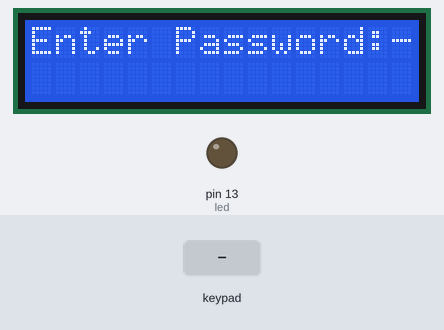
Bench run of a sketch on a simulated Arduino Uno, built with avr-gcc and run on an emulated ATmega328P. Parts: 16×2 character LCD, output pins drawn as LEDs (lit = HIGH). The test bench sets the inputs (shaded band).

Above: at 4.2 s.
4.3 s: keypad keys 2 5 8 0 A pressed 0.583 s apart
At 5.3 s:
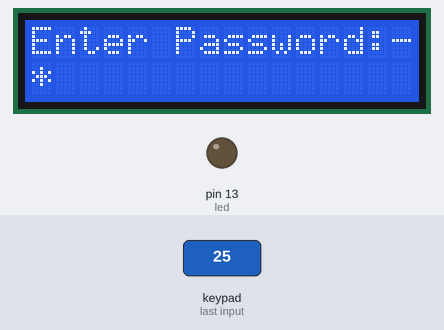
At 10.7 s:
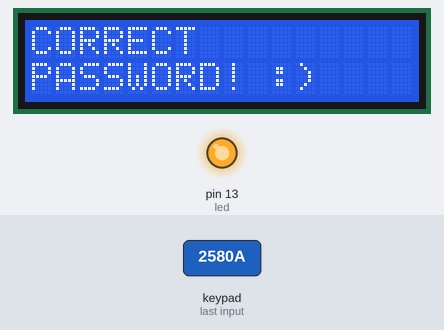
Timing chart, 0 to 21.4 s (numbered marks = the images above; inputs shaded):
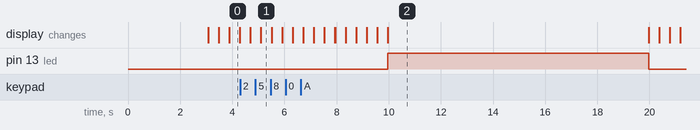

The sketch:

password_protected_lock.ino
```cpp
/*

Code by: www.munphurid.com
M.Hashir

This is a code for password protected digital lock

Hardware:
- Arduino
- 16x2 Character LCD
- 12 Male to female wires
- 1 resistor
- 1 4x4 keypad
- 8 male to male wires

  The circuit:
 * LCD GND pin(pin 1) to GND
 * LCD VCC pin(pin 2) to 5V
 * LCD V0 pin(pin 3) to GND
 * LCD RS pin(pin 4) to digital pin 10
 * LCD R/W pin (pin5) to GND (with resistor if you have BLUE LCD)
 * LCD Enable pin(pin 6) to digital pin 11
 * LCD D4  pin(pin 11) to digital pin A0
 * LCD D5 pin(pin 12) to digital pin A1
 * LCD D6 pin(pin 13) to digital pin A2
 * LCD D7 pin(pin 14) to digital pin A3
 * LCD backlight+ (pin15) to 5V
 *LCD backlight- (pin16) to GND
 * connect all pins of KEYPAD to any of the pins from 0 - 13 and A0 to A5

 */


#define namount 48      //do not edit this line

#include <LiquidCrystal.h>      //library file added
#include <Keypad.h>              //library file added


int RS = 10;      //connect RS of LCD to this pin
int E = 11;        //connect E of LCD to this pin
int D4 = A0;        //connect D4 of LCD to this pin
int D5 = A1;        //connect D5 of LCD to this pin
int D6 = A2;      //connect D6 of LCD to this pin
int D7 = A3;      //connect D7 of LCD to this pin

const byte ROWS = 4; //four rows
const byte COLS = 4; //three columns

char keys[ROWS][COLS] = {
  {'1', '2', '3', 'A'},            //row 1 of keypad
  {'4', '5', '6', 'B'},            //row 2 of keypad
  {'7', '8', '9', 'C'},            //row 3 of keypad
  {'*', '0', '#', 'D'}            //row 4 of keypad
};

byte rowPins[ROWS] = { 2,3,4,5}; //connect to the row pinouts of the keypad -- left most 4 pins
byte colPins[COLS] = { 6,7,8,9 }; //connect to the column pinouts of the keypad  -- right most 4 pins


LiquidCrystal lcd(RS,E,D4,D5,D6,D7);
//rs, e, d4, d5, d6, d7


int setpassword = 2580;        //THIS IS THE CORRECT PASSWORD
int led = 13;                  //we are using pin 13 led to indicate correct password
int password = 0;              //do not edit this line
int gnd =A5;                  //we have made this pin GND
int gnd2 = 12;                //we have made this pin GND

Keypad keypad = Keypad( makeKeymap(keys), rowPins, colPins, ROWS, COLS );
//rs, e, d4, d5, d6, d7
void setup() {
pinMode(led,OUTPUT);              //do not edit this line
pinMode(gnd,OUTPUT);              //do not edit this line
digitalWrite(gnd,LOW);          //do not edit this line
pinMode(gnd2,OUTPUT);      //do not edit this line
digitalWrite(gnd2,LOW);        //do not edit this line

  lcd.begin(16,2);            //16x2 LCD is used

  lcd.print("Welcome! To the");        //Prints this msg first on 1st line
  lcd.setCursor(0, 1);                //move to character 0 on line 1
  lcd.print("Password Machine");        //print this msg
  delay(3000);                        //wait
  lcd.clear();                        //then clear your LCD

}


void loop() {
  char key = keypad.getKey();          //do not edit
  digitalWrite(led, LOW);              //by default, LED remains LOW
  lcd.setCursor(0, 0);                  //move to character 0 on line 0
  lcd.print("Enter Password:- ");          //print this msg
  delay(400);                                //wait
  lcd.clear();                              //then clear lcd


  if ((key >= '0') && (key <= '9')) {
    password = password * 10 + key - namount;
    Serial.println(password);
  }

  if (password > 9999) {            //the lines following this comment run when password entered is of more than 4 digits
    password = 0;
    lcd.clear();
    lcd.setCursor(0, 0);
    lcd.print("Wrong passcode");
    delay(3000);
    lcd.clear();
  }

  lcd.setCursor(0, 1);            //do not edit

  if (password == 0) {              //do not edit
    lcd.print("    ");            //do not edit
  }
  else if (password <= 9) {        //do not edit
    lcd.print("*   ");            //do not edit
  }
  else if (password <= 99) {        //do not edit
    lcd.print("**  ");            //do not edit
  }
  else if (password <= 999) {        //do not edit
    lcd.print("* ");            //do not edit
  }
  else {                        //do not edit
    lcd.print("**");            //do not edit
  }


  if (key == 'A') {                      //A is enter
    if (password == setpassword) {          //following lines run when correct password is entered
      lcd.clear();
      lcd.print("CORRECT");
      lcd.setCursor (0, 1);
      lcd.print("PASSWORD! :)");
digitalWrite(led,HIGH);                    //if password is correct turn on led
delay(10000);                                //wait for  10s
      password = 0;
digitalWrite(led,LOW);                    //turn OFF led

  }                                  //till here
    else {                              //following lines run when wrong password is entered
    lcd.clear();
      lcd.setCursor(0, 0);
      lcd.print("Incorrect");
      lcd.setCursor(0, 1);
      lcd.print("Password! :(");
      password = 0;
      delay(1000);
      lcd.clear();
    }
  }

}
```

Measured:
- after the input at 4.3 s, pin 13 (led): LOW → HIGH after 5.7 s, → LOW 10.0 s later; the display: first differs from a run without the input after 0.80 s (image 1 shows a later state)
- what the display in image 0 shows lasts 0.4 s, from 3.9 s to 4.3 s
